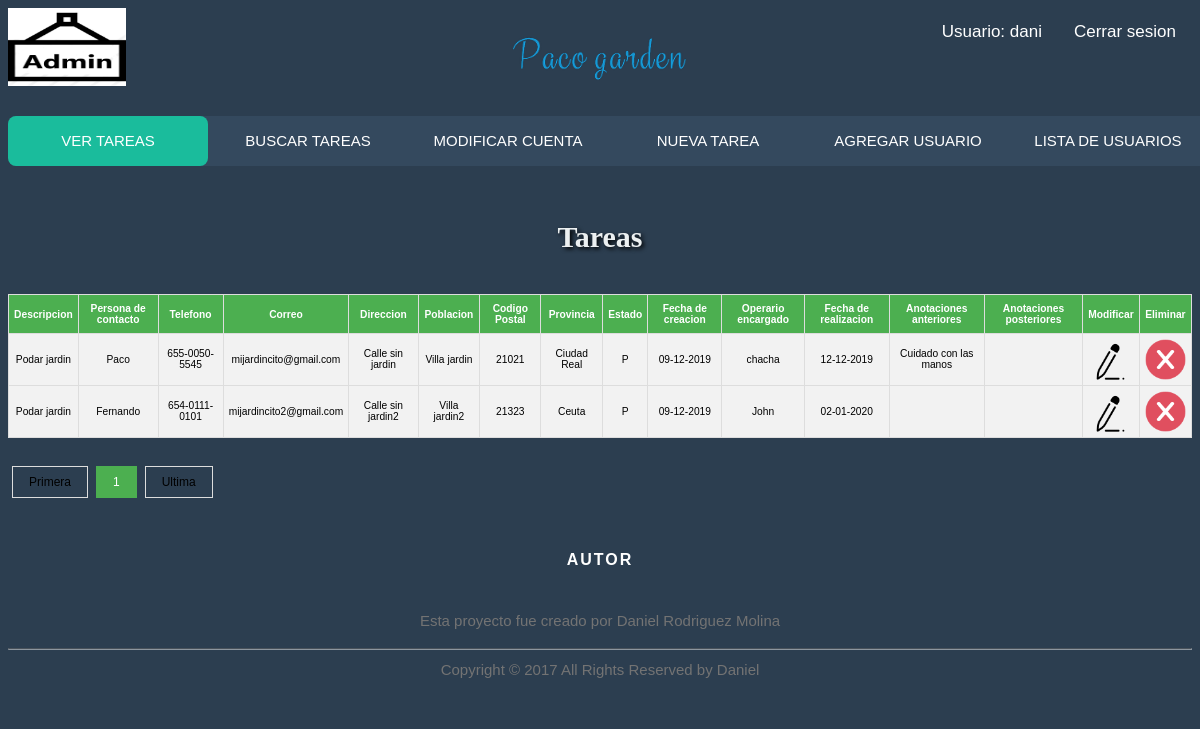
The page /controlador/controladorVer.php (signed in) on the database its author committed.
### tables this page shows
CREATE TABLE `tareas` (
  `Id` int(11) NOT NULL AUTO_INCREMENT,
  `Descripcion` varchar(255) DEFAULT NULL,
  `Persona_de_contacto` varchar(255) DEFAULT NULL,
  `Telefono` varchar(255) DEFAULT NULL,
  `Correo` varchar(255) DEFAULT '',
  `Direccion` varchar(255) DEFAULT NULL,
  `Poblacion` varchar(255) DEFAULT NULL,
  `Codigo_Postal` varchar(255) DEFAULT NULL,
  `Provincia` varchar(255) DEFAULT NULL,
  `Estado` varchar(1) DEFAULT NULL,
  `Fecha_de_creacion` varchar(255) DEFAULT NULL,
  `Operario_encargado` varchar(255) DEFAULT NULL,
  `Fecha_de_realizacion` varchar(255) DEFAULT NULL,
  `Anotaciones_anteriores` varchar(255) DEFAULT NULL,
  `Anotaciones_posteriores` varchar(255) DEFAULT NULL,
  PRIMARY KEY (`Id`)
);

CREATE TABLE `provincias` (
  `cod` char(2) NOT NULL DEFAULT '00' COMMENT 'Código de la provincia de dos digitos',
  `nombre` varchar(50) NOT NULL DEFAULT '' COMMENT 'Nombre de la provincia',
  PRIMARY KEY (`cod`),
  KEY `nombre` (`nombre`)
);

### modelo/db_pdo.php (called while the page is built, shortened)
<?php
class DBConnector2 {
    private static $dns = "mysql:host=localhost;dbname=test;charset=utf8";
    private static $user = "root";
    private static $pass = "";
    private static $instance;
    public function __construct ()
    {
       $this->db = new PDO(self::$dns,self::$user,self::$pass);
    }
    public static function getInstance()
    {
        if(!isset(self::$instance))
        {
            self::$instance=new $object;
        }
        return self::$instance;
    }
}

### modelo/consultas.php (called while the page is built, shortened)
<?php
class consultas {
    function getNombreProvincia($id) {
        $cc = DBConnector2::getInstance();
        $sql = "SELECT nombre FROM provincias WHERE cod = :id ";
        $result = $cc->db->prepare($sql);
        $params = array("id" => $id);
        $result->execute($params);
        return ($result->fetch());
    }
}
class paginar {
    function imprimir($limit, $pn) {
        $cc = DBConnector2::getInstance();
        $start_from = ($pn - 1) * $limit;
        $user = $_SESSION["usuario"];
        if($_SESSION["admin"]) {
        $sql = "SELECT * FROM tareas ORDER BY Fecha_de_creacion DESC LIMIT ? , ?";
        }
        else {
            $sql = "SELECT * FROM tareas  WHERE  Operario_encargado = '$user'  ORDER BY Fecha_de_creacion DESC LIMIT ? , ?";
        }
        $result = $cc->db->prepare($sql);
        $result->bindParam(1, $start_from, PDO::PARAM_INT);
        $result->bindParam(2, $limit, PDO::PARAM_INT);
        $result->execute() or die(print_r($result->errorInfo()));
        return $result;
    }
    function verCampos($limit) {
        $cc = DBConnector2::getInstance();
        $user = $_SESSION["usuario"];
        if($_SESSION["admin"]) {
           $sql = "SELECT count(*) FROM tareas";
        }
         else {
     $sql = "SELECT count(*) FROM tareas WHERE Operario_encargado =  '$user'";
     }
        $result = $cc->db->prepare($sql);
        $result->execute() or die(print_r($result->errorInfo()));
        $affected_rows = $result->fetchColumn();
        return $total = ceil($affected_rows / $limit);
    }
}

### helpers/numeracion.php (called while the page is built)
<?php
function numeracion() {
    if (isset($_GET["page"])) {
        $pn = $_GET["page"];
    } else {
        $pn = 1;
    };
    return $pn;
}

### helpers/nombreProvincia.php (called while the page is built)
<?php
function nombreProvincia($id) {
    $getProvincia = new consultas();
    return $getProvincia->getNombreProvincia($id);
}

### vista/ver.php (the view, shortened to what this page needs)
<html>
    <head>
        <?php include '../plantilla/headerVer.php'; ?>
        <?php include '../helpers/paginacion.php'; ?>
        <?php include '../helpers/nombreProvincia.php'; ?>
        <link rel="stylesheet" href="../Assets/css/tablaFinal.css">
    </head>
    <body>
        <?php
        if($paginas_totales == 0) {
            echo "<h1>Aun no tienes tareas</h1>";
        }
        else  {
        ?>
        <br>
        <h1>Tareas</h1>
        <table id="customers">
            <thead>
                <tr>
                    <th>Descripcion</th>
                    <th>Persona de contacto</th>
                    <th>Telefono</th>
                    <th>Correo</th>
                    <th>Direccion</th>
                    <th>Poblacion</th>
                    <th>Codigo Postal</th>
                    <th>Provincia</th>
                    <th>Estado</th>
                    <th>Fecha de creacion</th>
                    <th>Operario encargado</th>
                    <th>Fecha de realizacion</th>
                    <th>Anotaciones anteriores</th>
                    <th>Anotaciones posteriores</th>
                    <?php
                    if ($_SESSION["admin"]) {
                        ?>
                        <th>Modificar</th>
                        <th>Eliminar</th>
                        <?php
                    } else {
                        ?>
                        <th>Completar</th>
                        <?php
                    }
                    ?>
                </tr>
            </thead>
            <?php
            foreach ($rs as $reg) {
                $provincia = nombreProvincia($reg["Provincia"])[0];
                ?>
                <tr>
                    <td><?php echo $reg["Descripcion"]; ?></td>
                    <td><?php echo $reg["Persona_de_contacto"]; ?></td>
                    <td><?php echo $reg["Telefono"]; ?></td>
                    <td><?php echo $reg["Correo"]; ?></td>
                    <td><?php echo $reg["Direccion"]; ?></td>
                    <td><?php echo $reg["Poblacion"]; ?></td>
                    <td><?php echo $reg["Codigo_Postal"]; ?></td>
                    <td><?php echo $provincia ?></td>
                    <td><?php echo $reg["Estado"]; ?></td>
                    <td><?php echo $reg["Fecha_de_creacion"]; ?></td>
                    <td><?php echo $reg["Operario_encargado"]; ?></td>
                    <td><?php echo $reg["Fecha_de_realizacion"]; ?></td>
                    <td><?php echo $reg["Anotaciones_anteriores"]; ?></td>
                    <td><?php echo $reg["Anotaciones_posteriores"]; ?></td>
                    <?php
                    if ($_SESSION["admin"]) {
                        ?>
                        <td><a  href="../controlador/controladorEditar.php?id=<?= $reg["Id"] ?>"><img src="../Assets/img/edit.png" alt="idk"/></a></td>
                        <td><a  href="../controlador/controladorEliminar.php?id=<?= $reg["Id"] ?>"><img src="../Assets/img/del2.png" alt="idk"/></a></td>
                        <?php
                    } else {
                        ?>
                        <td><a  href="../controlador/controladorCompletar.php?id=<?= $reg["Id"] ?>"><img src="../Assets/img/check.png" alt="idk"/></a></td>
                        <?php
                    }
                    ?>
                </tr>
                <?php
            }
            ?>
        </table>
        <br><br>
        <div class="pagination">
            <?php
            $controlador = "controladorVer.php";
            paginar($paginas_totales, $controlador, $pn);
            ?>
        </div>
        <?php  } ?>
                <?php include '../plantilla/footer.php'; ?>
    </body>
</html>

### controlador/controladorVer.php (shortened to what this page needs)
<?php
if ($_SESSION["dentro"]) {
    include_once __DIR__ . "/../modelo/consultas.php";
    include_once '../helpers/numeracion.php';
    $limite = 10;
    $paginacion = new paginar();
    $pn = numeracion();
    $rs = $paginacion->imprimir($limite, $pn);
    $paginas_totales = $paginacion->verCampos($limite);
    include_once __DIR__ . '/../vista/ver.php';
} else {
    header("Location: controladorLogin.php");
}
?>

### plantilla/headerVer.php (shortened to what this page needs)
<?php
if ($_SESSION["admin"]) {
    $nombre = "admin";
} else {
    $nombre = "operario";
}
?>
<link rel="stylesheet" href="../Assets/css/menu5.css">
<link rel="stylesheet" href="../Assets/css/header.css">
<link rel="stylesheet" href="../Assets/css/footer.css">
<div class="topnav">
    <img src="../Assets/img/<?php echo $nombre ?>.png" class="user" >
    <img src="../Assets/img/title.png" class="center" >
    <a class="active" href="../controlador/controladorLogout.php">Cerrar sesion</a>
    <a>Usuario: <?php echo $_SESSION["usuario"] ?></a>
</div>
<nav>
    <?php if ($_SESSION["admin"]) {
        ?>
        <a class="menu" href= "../controlador/controladorVer.php">Ver tareas</a>
        <a class="menu" href= "../controlador/controladorBuscar.php">Buscar tareas</a>
        <a class="menu" href="../controlador/controladorModificarCuenta.php" >Modificar Cuenta</a>
        <a class="menu" href="../controlador/controladorFormularios.php">Nueva tarea</a>
        <a class="menu" href="../controlador/controladorNewUsuario.php" >Agregar Usuario</a>
        <a class="menu" href="../controlador/controladorListarUsuario.php" >Lista de Usuarios</a>
        <?php
    } else {
        ?>
        <a class="menu" href= "../controlador/controladorVer.php">Ver tareas</a>
        <a class="menu" href= "../controlador/controladorBuscar.php">Buscar tareas</a>
        <a class="menu" href="../controlador/controladorModificarCuenta.php" >Modificar Cuenta</a>
        <?php
    }
    ?>
    <div class="animation start-home"></div>
</nav>

### helpers/paginacion.php (shortened to what this page needs)
<?php
function paginar($paginas_totales, $controlador, $pn) {
    ?>
    <a href='<?php echo $controlador ?>?page=1'>Primera</a>
        <?php
    $link = "";
    for ($i = 1; $i <= $paginas_totales; $i++) {
        if ($i == $pn) {
            $link .= "<a class='active' href='$controlador?page="
                    . $i . "'>" . $i . "</a>";
        }
        else {
            $link .= "<a href=" . "$controlador?page=$i" . ">$i</a>";
        }
    };
    echo $link;
        ?>
    <a href='<?php echo $controlador ?>?page=<?= $paginas_totales ?>'>Ultima</a>
    <?php
}

### plantilla/footer.php
    <footer class="site-footer">
      <div class="container">
        <div class="row">
          <div class="col-sm-12 col-md-6">
            <h6>Autor</h6>
            <p class="text-justify">Esta proyecto fue creado por
            Daniel Rodriguez Molina</p>
          </div>
        </div>
        <hr>
      </div>
      <div class="container">
        <div class="row">
          <div class="col-md-8 col-sm-6 col-xs-12">
            <p class="copyright-text">Copyright &copy; 2017 All Rights Reserved by Daniel
            </p>
          </div>
        </div>
      </div>
</footer>

### Assets/css/menu5.css (style rules this page uses)
nav { margin: 27px auto 0; position: relative; width: 1200px; height: 50px; background-color: #34495e; border-radius: 8px; font-size: 0; }
nav a { line-height: 50px; height: 100%; font-size: 15px; display: inline-block; position: relative; z-index: 1; text-decoration: none; text-transform: uppercase; text-align: center; color: white; cursor: pointer; }
nav .animation { position: absolute; height: 100%; top: 0; z-index: 0; transition: all .5s ease 0s; border-radius: 8px; }
.menu { width: 200px; }
nav .start-home, a:nth-child(1):hover~.animation { width: 200px; left: 0; background-color: #1abc9c; }
body { font-size: 12px; font-family: sans-serif; background: #2c3e50; }
h1 { text-align: center; margin: 40px 0 40px; text-align: center; font-size: 30px; color: #ecf0f1; text-shadow: 2px 2px 4px #000000; font-family: 'Cherry Swash', cursive; }

### Assets/css/header.css (style rules this page uses)
.topnav { overflow: hidden; }
.topnav a { float: right; color: white; text-align: center; padding: 14px 16px; text-decoration: none; font-size: 17px; }
.center { width: 15%; margin-left: 32%; }
.user { width: 10%; height: 10% }

### Assets/css/footer.css (style rules this page uses)
.site-footer { text-align: center; background: #2c3e50; padding:45px 0 20px; font-size:15px; line-height:24px; color:#737373; }
.site-footer hr { text-align: center; border-top-color:#bbb; opacity:0.5 }
.site-footer h6 { color:#fff; font-size:16px; text-transform:uppercase; margin-top:5px; letter-spacing:2px; text-align: center; }
.copyright-text { text-align: center; margin:0 }

### Assets/css/tablaFinal.css (style rules this page uses)
.pagination { display: inline-block; }
.pagination a { color: black; float: left; padding: 8px 16px; text-decoration: none; transition: background-color .3s; border: 1px solid #ddd; margin: 0 4px; }
.pagination a.active { background-color: #4CAF50; color: white; border: 1px solid #4CAF50; }
#customers { font-family: "Trebuchet MS", Arial, Helvetica, sans-serif; border-collapse: collapse; width: 100%; }
#customers td, #customers th { border: 1px solid #ddd; padding: 8px; text-align: center; }
#customers tr:nth-child(even) { background-color: #f2f2f2; }
#customers tr:nth-child(odd) { background-color: #f2f2f2; }
#customers th { padding-top: 12px; padding-bottom: 12px; text-align: left; background-color: #4CAF50; color: white; text-align: center; }

### vista/ver.php (style rules this page uses)
#customers { zoom: 64%; }

### rows shown on the page
tareas: Descripcion "Podar jardin", Persona_de_contacto "Paco", Telefono "655-0050-5545", Correo "mijardincito@gmail.com", Direccion "Calle sin jardin", Poblacion "Villa jardin", Codigo_Postal "21021", Provincia.nombre "Ciudad Real", Estado "P", Fecha_de_creacion "09-12-2019", Operario_encargado "chacha", Fecha_de_realizacion "12-12-2019", Anotaciones_anteriores "Cuidado con las manos"
tareas: Descripcion "Podar jardin", Persona_de_contacto "Fernando", Telefono "654-0111-0101", Correo "mijardincito2@gmail.com", Direccion "Calle sin jardin2", Poblacion "Villa jardin2", Codigo_Postal "21323", Provincia.nombre "Ceuta", Estado "P", Fecha_de_creacion "09-12-2019", Operario_encargado "John", Fecha_de_realizacion "02-01-2020"

### other values the page prints
$_SESSION["usuario"] "dani"
